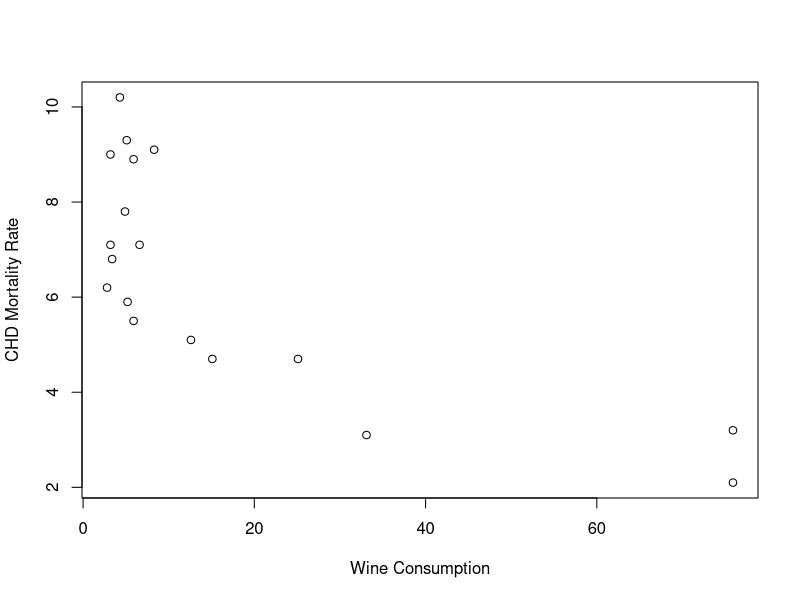
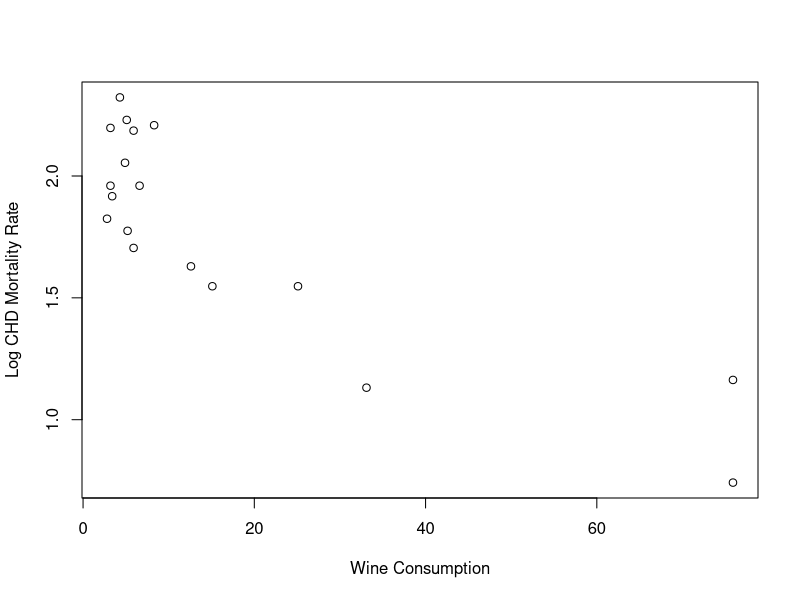
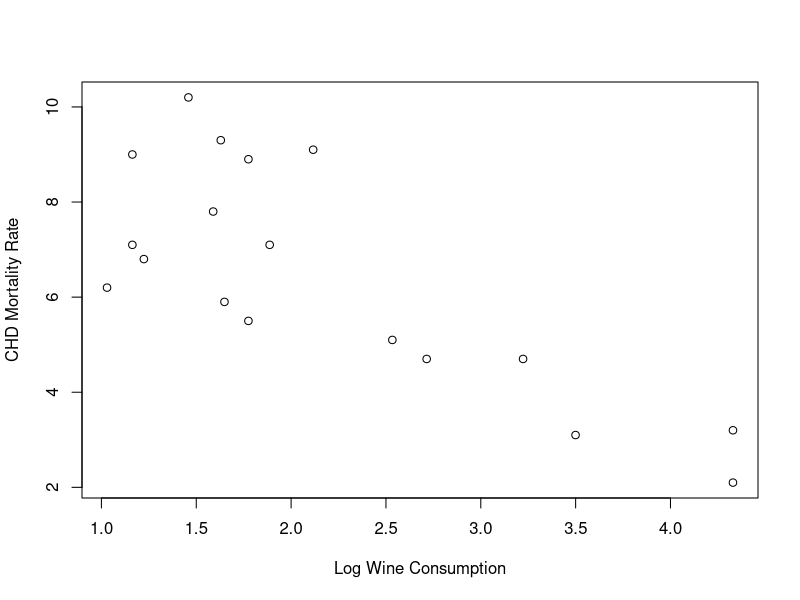
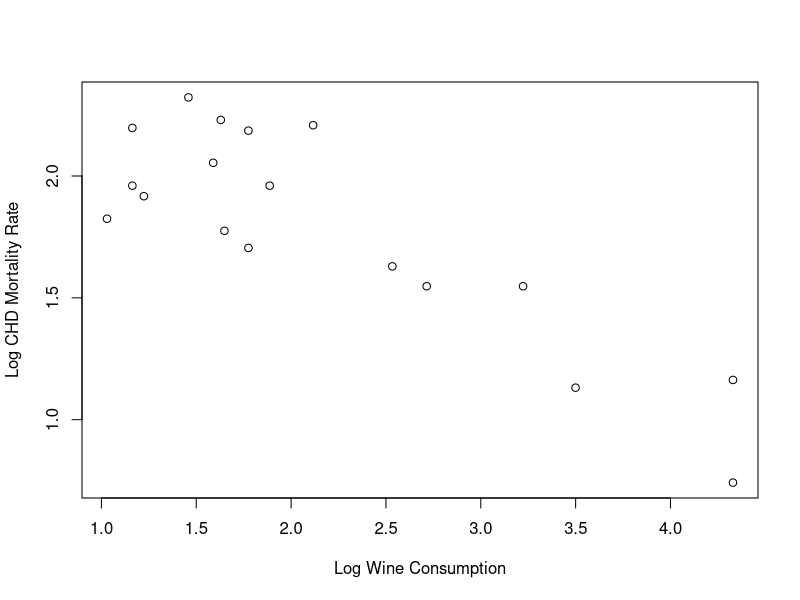

Write the R code that produced these figures, in order.
### QUESTION 1 ###

wine <- read.csv("Wine.csv")
names(wine)[1] <- "COUNTRY"

wine$log.wine <- log(wine$WINE)
wine$log.mortality <- log(wine$MORTALITY)

#### 1a ####
plot(wine$WINE, wine$MORTALITY, ylab = "CHD Mortality Rate", xlab = "Wine Consumption")
plot(wine$WINE, wine$log.mortality, ylab = "Log CHD Mortality Rate", xlab = "Wine Consumption")
plot(wine$log.wine, wine$MORTALITY, ylab = "CHD Mortality Rate", xlab = "Log Wine Consumption")
plot(wine$log.wine, wine$log.mortality, ylab = "Log CHD Mortality Rate", xlab = "Log Wine Consumption")

summary(lm(wine$WINE ~ wine$MORTALITY))
summary(lm(wine$WINE ~ wine$log.mortality))
summary(lm(wine$log.wine ~ wine$MORTALITY))
summary(lm(wine$log.wine ~ wine$log.mortality))